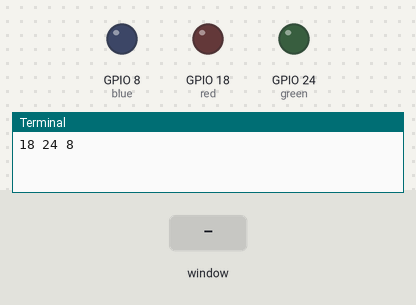
Simulated run of this program. Board: Raspberry Pi (BCM pin numbers). On the bench: output pins drawn as LEDs (lit = HIGH), the last lines printed to the terminal. The inputs (shaded band) are chosen by the test bench. The desktop window is not drawn, its controls go by their first labels and the mouse button is held 0.15 s.

Above: at 1.2 s.
1.3 s: control labelled "Red" in the window clicked
At 1.7 s:
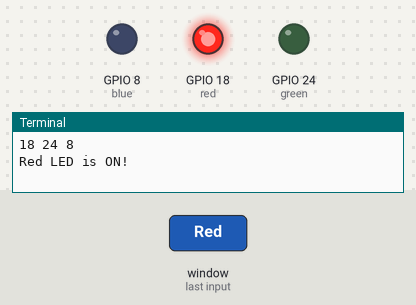
2.8 s: control labelled "Green" in the window clicked
At 4.0 s:
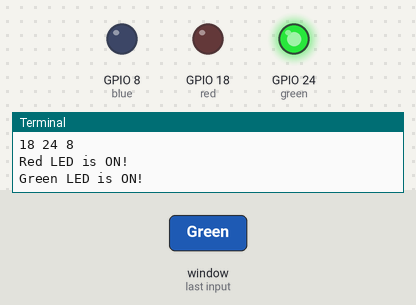
4.3 s: control labelled "Blue" in the window clicked
At 5.2 s:
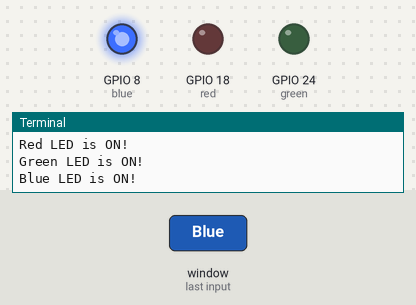
Timing chart, 0 to 7.3 s (numbered marks = the images above; inputs shaded):
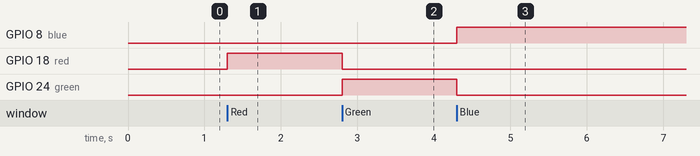

Measured:
- after the input at 1.3 s, GPIO 18 (red): LOW → HIGH at once
- after the input at 2.8 s, GPIO 18 (red): HIGH → LOW at once; GPIO 24 (green): LOW → HIGH at once
- after the input at 4.3 s, GPIO 8 (blue): LOW → HIGH at once; GPIO 24 (green): HIGH → LOW at once

The program:

5.2.py
```python
import sys
from PyQt5.QtWidgets import QApplication, QWidget, QPushButton, QHBoxLayout, QGroupBox, QDialog, QVBoxLayout
from PyQt5.QtGui import QIcon
from PyQt5.QtCore import pyqtSlot
import RPi.GPIO as GPIO

red = 18
green = 24
blue = 8

def setupCircuit():
    print(red, green, blue)
    GPIO.setmode(GPIO.BCM)
    GPIO.setwarnings(False)
    GPIO.setup(red, GPIO.OUT)
    GPIO.setup(green, GPIO.OUT)
    GPIO.setup(blue, GPIO.OUT)

def ledOn(command):
    if command == "red":
        GPIO.output(red, GPIO.HIGH)
        GPIO.output(green, GPIO.LOW)
        GPIO.output(blue, GPIO.LOW)

    elif command == "green":
        GPIO.output(red, GPIO.LOW)
        GPIO.output(green, GPIO.HIGH)
        GPIO.output(blue, GPIO.LOW)

    elif command == "blue":
        GPIO.output(red, GPIO.LOW)
        GPIO.output(green, GPIO.LOW)
        GPIO.output(blue, GPIO.HIGH)

    else:
        print("All LEDs are off")
        GPIO.output(red, GPIO.LOW)
        GPIO.output(green, GPIO.LOW)
        GPIO.output(blue, GPIO.LOW)

def gpioClear():
    GPIO.cleanup()

class App(QDialog):

    def __init__(self):
        super().__init__()
        self.title = '5.2C RPi - LEDs Lights Controller'
        self.x = 800
        self.y = 400
        self.width = 500
        self.height = 200
        self.initUI()

    def initUI(self):
        self.setWindowTitle(self.title)
        self.setGeometry(self.x, self.y, self.width, self.height)

        self.createAppLayout()

        windowLayout = QVBoxLayout()
        windowLayout.addWidget(self.horizontalGroupBox)

        buttonExit = QPushButton('Exit', self)
        buttonExit.clicked.connect(self.exit_click)
        windowLayout.addWidget(buttonExit)

        self.setLayout(windowLayout)

        self.show()

    def createAppLayout(self):
        self.horizontalGroupBox = QGroupBox("Which LED light would you like to turn on?")
        layout = QHBoxLayout()

        buttonRed = QPushButton('Red', self)
        buttonRed.clicked.connect(self.red_on_click)
        layout.addWidget(buttonRed)

        buttonGreen = QPushButton('Green', self)
        buttonGreen.clicked.connect(self.green_on_click)
        layout.addWidget(buttonGreen)

        buttonBlue = QPushButton('Blue', self)
        buttonBlue.clicked.connect(self.blue_on_click)
        layout.addWidget(buttonBlue)

        self.horizontalGroupBox.setLayout(layout)

    @pyqtSlot()
    def red_on_click(self):
        print("Red LED is ON!")
        ledOn("red")

    def green_on_click(self):
        print("Green LED is ON!")
        ledOn("green")

    def blue_on_click(self):
        print("Blue LED is ON!")
        ledOn("blue")

    def exit_click(self):
        ledOn("off")
        print("Exiting GUI . . . ")
        gpioClear()
        self.close()

if __name__ == '__main__':
    setupCircuit()
    app = QApplication(sys.argv)
    ex = App()
    sys.exit(app.exec_())
```
